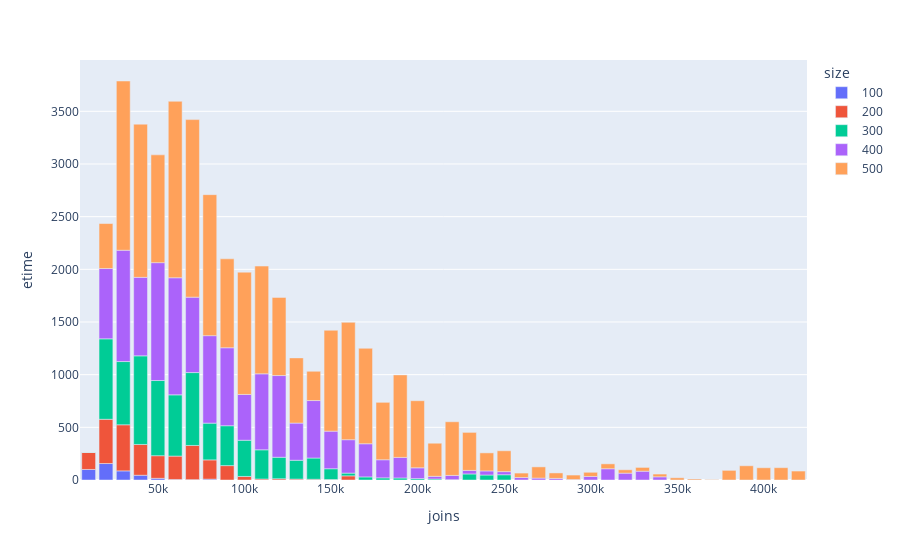

Notebook code for this chart:
### Markdown cell above
Plotly Express で棒グラフを出力するには `px.bar(データセット, ...)` を用います。二つの軸と、データセットを色で区別するやり方は、実習1のときと同様です。

### Code cell
px.bar(cnm_series, x='joins', y='etime', color='size')

### Figure 1 — Plotly figure (JSON) as saved in the notebook; plotly's stock layout.template omitted (floating-point values rounded to 4 significant figures)
{"data": [{"alignmentgroup": "True", "hovertemplate": "size=100<br>joins=%{x}<br>etime=%{y}<extra></extra>", "legendgroup": "100", "marker": {"color": "#636efa", "pattern": {"shape": ""}}, "name": "100", "offsetgroup": "100", "orientation": "v", "showlegend": true, "textposition": "auto", "type": "bar", "x": [10000, 20000, 30000, 40000, 50000, 60000, 70000, 80000], "xaxis": "x", "y": [100.1, 156.4, 86.44, 45.19, 15.94, 4.991, 3.336, 8.231], "yaxis": "y"}, {"alignmentgroup": "True", "hovertemplate": "size=200<br>joins=%{x}<br>etime=%{y}<extra></extra>", "legendgroup": "200", "marker": {"color": "#EF553B", "pattern": {"shape": ""}}, "name": "200", "offsetgroup": "200", "orientation": "v", "showlegend": true, "textposition": "auto", "type": "bar", "x": [10000, 20000, 30000, 40000, 50000, 60000, 70000, 80000, 90000, 100000, 110000, 120000, 130000, 140000, 150000, 160000], "xaxis": "x", "y": [162.2, 420.2, 437.8, 292.2, 214.8, 222.1, 324.6, 182.8, 136.5, 33.72, 9.56, 11.77, 8.751, 6.991, 4.76, 39.36], "yaxis": "y"}, {"alignmentgroup": "True", "hovertemplate": "size=300<br>joins=%{x}<br>etime=%{y}<extra></extra>", "legendgroup": "300", "marker": {"color": "#00cc96", "pattern": {"shape": ""}}, "name": "300", "offsetgroup": "300", "orientation": "v", "showlegend": true, "textposition": "auto", "type": "bar", "x": [10000, 20000, 30000, 40000, 50000, 60000, 70000, 80000, 90000, 100000, 110000, 120000, 130000, 140000, 150000, 160000, 170000, 180000, 190000, 200000, 210000, 220000, 230000, 240000, 250000], "xaxis": "x", "y": [3.353, 763.5, 600.2, 841.2, 713.6, 581.2, 692.0, 348.7, 378.8, 343.7, 276.9, 204.1, 178.7, 201.6, 102.2, 26.19, 29.37, 20.31, 19.23, 13.24, 9.365, 3.109, 57.56, 47.34, 49.9], "yaxis": "y"}, {"alignmentgroup": "True", "hovertemplate": "size=400<br>joins=%{x}<br>etime=%{y}<extra></extra>", "legendgroup": "400", "marker": {"color": "#ab63fa", "pattern": {"shape": ""}}, "name": "400", "offsetgroup": "400", "orientation": "v", "showlegend": true, "textposition": "auto", "type": "bar", "x": [10000, 20000, 30000, 40000, 50000, 60000, 70000, 80000, 90000, 100000, 110000, 120000, 130000, 140000, 150000, 160000, 170000, 180000, 190000, 200000, 210000, 220000, 230000, 240000, 250000, 260000, 270000, 280000, 290000, 300000, 310000, 320000, 330000, 340000], "xaxis": "x", "y": [0.32, 667.5, 1057.0, 745.2, 1119.0, 1112.0, 716.0, 830.4, 740.1, 434.7, 721.4, 775.6, 353.0, 545.6, 356.7, 317.1, 314.7, 171.8, 195.2, 102.2, 25.51, 40.25, 33.39, 38.97, 29.43, 23.57, 18.2, 15.11, 4.41, 33.39, 106.9, 64.98, 83.6, 30.17], "yaxis": "y"}, {"alignmentgroup": "True", "hovertemplate": "size=500<br>joins=%{x}<br>etime=%{y}<extra></extra>", "legendgroup": "500", "marker": {"color": "#FFA15A", "pattern": {"shape": ""}}, "name": "500", "offsetgroup": "500", "orientation": "v", "showlegend": true, "textposition": "auto", "type": "bar", "x": [10000, 20000, 30000, 40000, 50000, 60000, 70000, 80000, 90000, 100000, 110000, 120000, 130000, 140000, 150000, 160000, 170000, 180000, 190000, 200000, 210000, 220000, 230000, 240000, 250000, 260000, 270000, 280000, 290000, 300000, 310000, 320000, 330000, 340000, 350000, 360000, 370000, 380000, 390000, 400000, 410000, 420000], "xaxis": "x", "y": [0.331, 427.2, 1607.0, 1454.0, 1023.0, 1675.0, 1686.0, 1339.0, 844.2, 1161.0, 1023.0, 742.1, 618.9, 278.0, 957.8, 1114.0, 906.0, 545.3, 783.3, 637.3, 314.3, 509.5, 361.0, 171.1, 198.2, 42.25, 106.4, 52.0, 42.52, 39.81, 46.37, 32.05, 35.81, 26.36, 21.09, 9.686, 3.79, 91.51, 135.0, 116.3, 117.0, 85.1], "yaxis": "y"}], "layout": {"barmode": "relative", "legend": {"title": {"text": "size"}, "tracegroupgap": 0}, "margin": {"t": 60}, "xaxis": {"anchor": "y", "domain": [0, 1], "title": {"text": "joins"}}, "yaxis": {"anchor": "x", "domain": [0, 1], "title": {"text": "etime"}}}}
